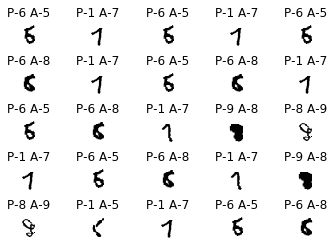
#> input picture L1-False,L2-False,GBN-False_Incorrect classifiers.png, 334 x 247 px, given as the content of the folder D:/Assignment 15A/Raw Images/01. Scene Images, which was not available
$ jupyter execute --allow-errors 'Assignment 15 A.ipynb'   (text cells are left out)
#> lines starting #> are read from the running program, lines starting #| are printed output that depends on the picture; pictures that were not available may be replaced by others from this repository, and a replacement may not be noted
[cell 1]
import cv2
import os
import pandas as pd
from PIL import Image
import math
import numpy as np
from random import randint

[cell 2]
req_size = 224
source = r'D:\Assignment 15A\Raw Images\01. Scene Images'
destination = r'D:\Assignment 15A\Resized Images\01. Backgrounds'

os.chdir(source)
files = os.listdir()
file_map = pd.DataFrame({'Old Name':os.listdir(),
                         'New Name':['bg'+'{:03}'.format(i)+'.jpg'  for i in list(range(1,len(os.listdir())+1))]})

file_map['Old Name'].apply(lambda x:x.split('.')[len(x.split('.'))-1]).unique()

for i in list(range(0,file_map.shape[0])):
    print(i)
    os.chdir(source)
    im = Image.open(source+'\\'+file_map.loc[i,'Old Name']).convert('RGB')
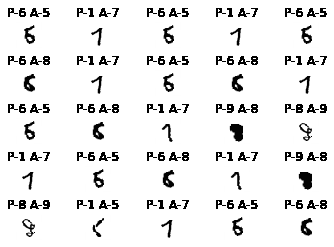
#> im: PIL image 334x247 RGB; min 0, max 255, mean 234.7
    os.chdir(destination)
    if (im.size[0]/im.size[1])>1:
        factor = im.size[1]/req_size
#> factor = 1.1
    else:
        factor = im.size[0]/req_size

    im = im.resize((math.floor(im.size[0]/factor),math.floor(im.size[1]/factor)))
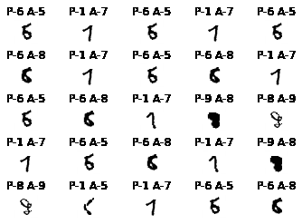
#> im: PIL image 302x224 RGB; min 0, max 255, mean 234.6

    if im.size[0]>im.size[1]:
        dims = (math.floor(im.size[0]/2)-(req_size/2),0,math.floor(im.size[0]/2)+(req_size/2),req_size)
#> dims = (39, 0, 263, 224)
    else:
        dims = (0,math.floor(im.size[1])-req_size,req_size,math.floor(im.size[1]))

    im = im.crop(dims)
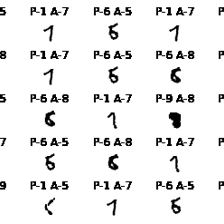
#> im: PIL image 224x224 RGB; min 0, max 255, mean 237.4

    im.save(file_map.loc[i,'New Name'],'jpeg')

file_map.to_csv(r'D:\Assignment 15A\Raw Images\Background Mapper.csv')
